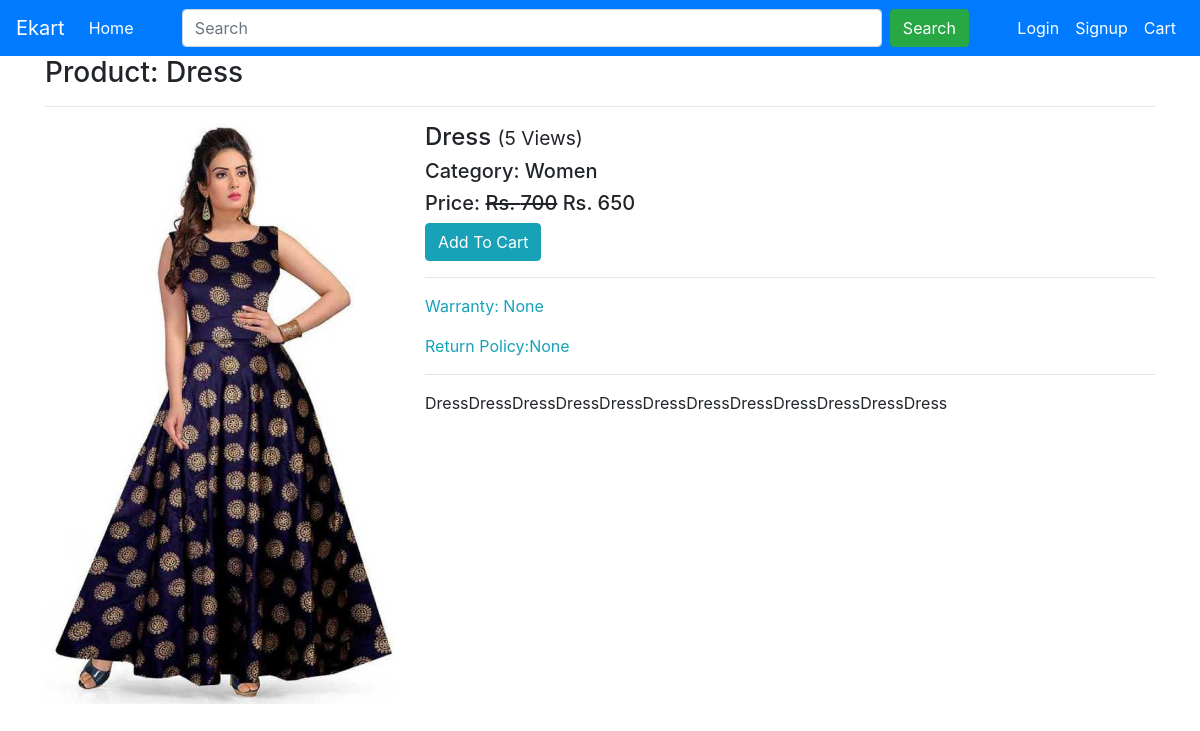
The app's page /product/dress/ with its own data.
### ecomapp/models.py (models this page shows, shortened)
class Product(models.Model):
    title = models.CharField(max_length=200)
    slug = models.SlugField(unique=True)
    category = models.ForeignKey(Category, on_delete=models.CASCADE)
    image = models.ImageField(upload_to="products")
    marked_price = models.PositiveIntegerField()
    selling_price = models.PositiveIntegerField()
    description = models.TextField()
    warranty = models.CharField(max_length=300, null=True, blank=True)
    return_policy = models.CharField(max_length=300, null=True, blank=True)
    view_count = models.PositiveIntegerField(default=0)

class Category(models.Model):
    title = models.CharField(max_length=200)
    slug = models.SlugField(unique=True)
    def __str__(self):
        return self.title

### ecomapp/views.py (the view)
# urls.py: path("product/<slug:slug>/", ProductDetailView.as_view(), name="productdetail"),
class ProductDetailView(EcomMixin, TemplateView):
    template_name = "productdetail.html"
    def get_context_data(self, **kwargs):
        context = super().get_context_data(**kwargs)
        url_slug = self.kwargs['slug']
        product = Product.objects.get(slug=url_slug)
        product.view_count += 1
        product.save()
        context['product'] = product
        return context

### ecomapp/views.py (called while the page is built)
    def dispatch(self, request, *args, **kwargs):
        cart_id = request.session.get("cart_id")
        if cart_id:
            cart_obj = Cart.objects.get(id=cart_id)
            if request.user.is_authenticated and request.user.customer:
                cart_obj.customer = request.user.customer
                cart_obj.save()
        return super().dispatch(request, *args, **kwargs)

### templates/productdetail.html (shortened to what this page needs)
{% extends 'base.html' %}
{% block content %}
<div class="container">
    <h3>Product: {{product.title}}</h3><hr>
    <div class="row">
        <div class="col-md-4">
            <img src="{{product.image.url}}" alt="" class="img-fluid">
        </div>
        <div class="col-md-8">
            <h4>{{product.title}} <small>({{product.view_count}} Views)</small></h4>
            <h5>Category: {{product.category}}</h5>
            <h5>Price: <strike>Rs. {{product.marked_price}}</strike> Rs. {{product.selling_price}}</h5>
            <a href="{% url 'ecomapp:addtocart' product.id %}" class="btn btn-info">Add To Cart</a>
            <hr>
            <p class="text-info">Warranty: {{product.warranty}}</p>
            <p class="text-info">Return Policy:{{product.return_policy}}</p>
            <hr>
            <p>{{product.description}}</p>
        </div>
    </div>
</div>
{% endblock %}

### records on screen
Product: title "Dress", image (picture), view_count "5", category "Women", marked_price "700", selling_price "650", warranty "None", return_policy "None", description "DressDressDressDressDressDressDressDressDressDressDressDress"
